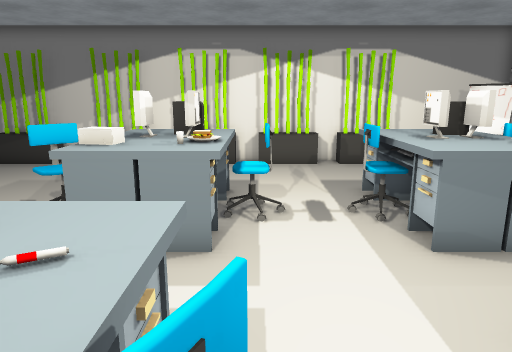
[1] (above)

16 first-person views from a walk through a 3-D level made in the Unity game engine. The camera is 1.4 m above the floor, tilts 12° down and sees 70° across. The floor is counted in squares, 0.5 m on a side. Each view is taken from the middle of a square. On the plan, view 1 faces up. The plan holds only what a view shows up to about 20 squares ahead; the rest is blank. The player is left out. Some surface patterns are stand-ins.

[2]
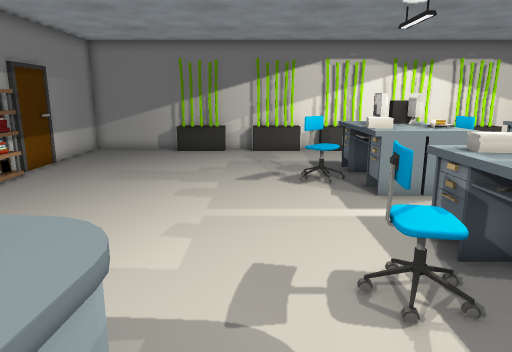

[3]
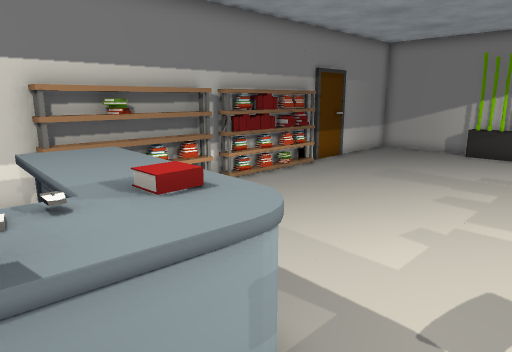

[4]
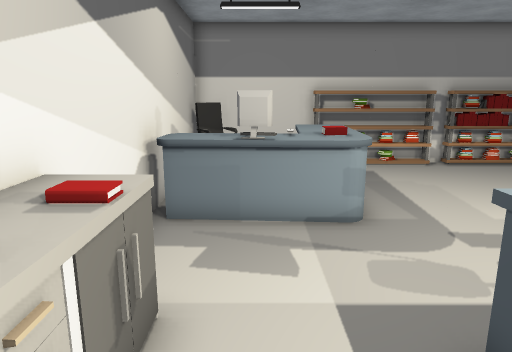

[5]
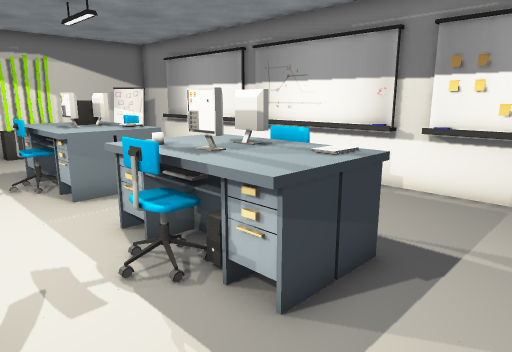

[6]
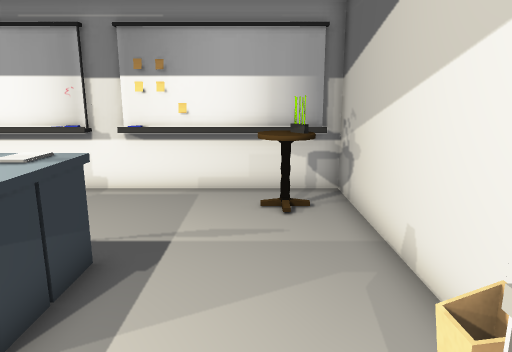

[7]
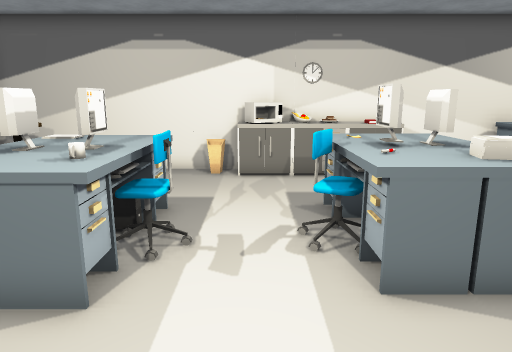

[8]
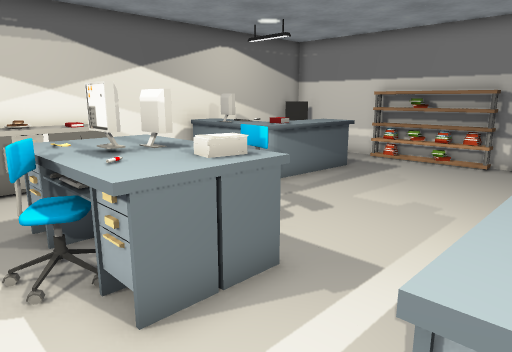

[9]
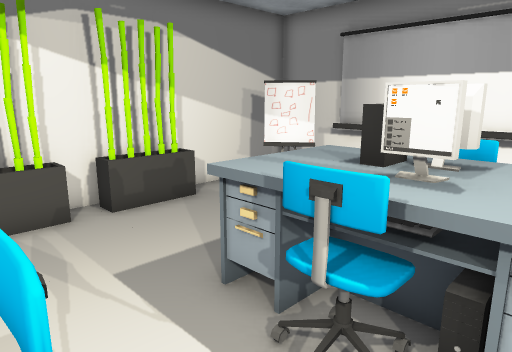

[10]
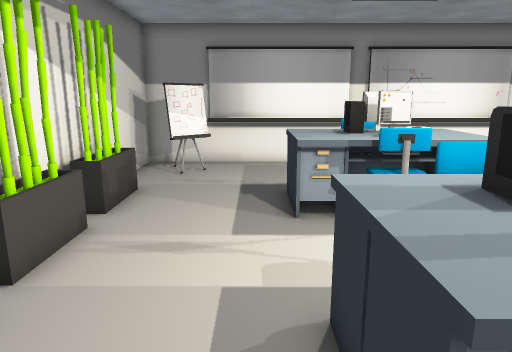

[11]
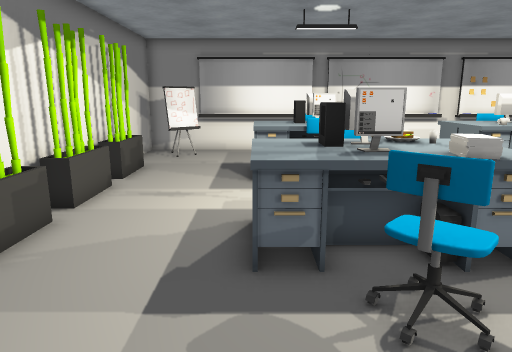

[12]
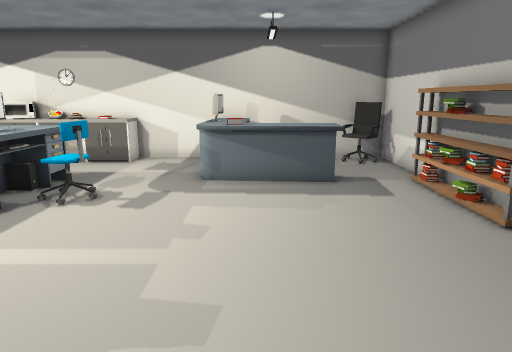

[13]
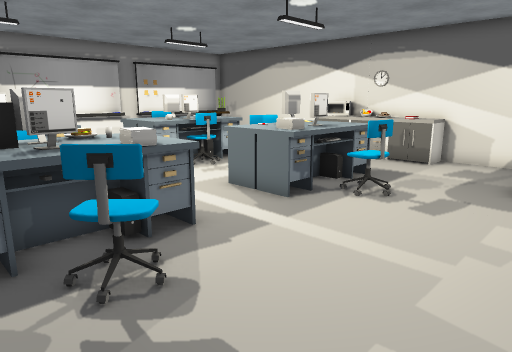

[14]
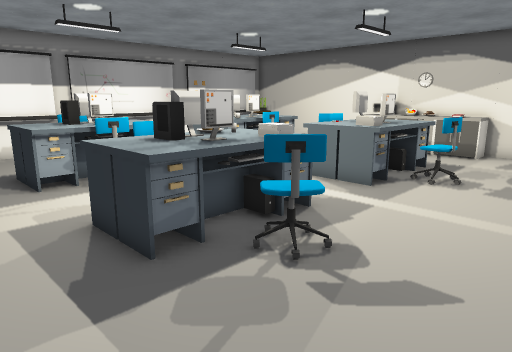

[15]
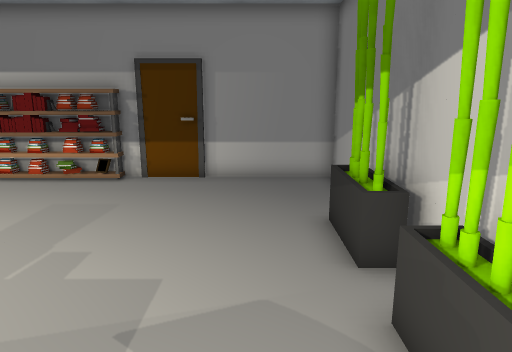

[16]
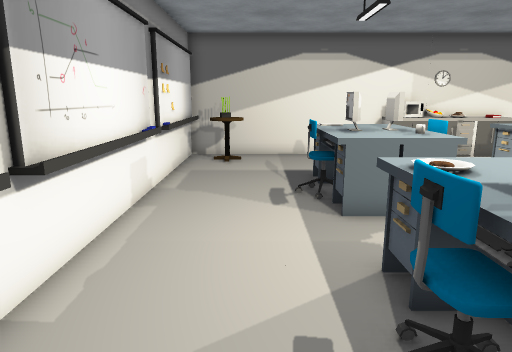

### Floor plan
Key: @ floor where view 1 was taken; # wall or solid block; x gap in a wall; . floor; = window, fence, low wall or low ledge; ^ raised ledge; E desk; C chair; M computer; B books; S shelf; N monitor; U counter; P cup; I bin; L lamp; O other object.
Columns run from 16 left of view 1 to 11 right of it. Each row starts with its distance up from view 1.
 17 ############################
 16 #....^^^.=^^=^^==^^=^#^..^^^
 15 #.......................OOO^
 14 #........................OO#
 13 #..........................#
 12 #..........................#
 11 #............^OO...^^EE....#
 10 #...........x^OO...^^EE   .#
  9 #..........C#MOCC..CMEC    #
  8 OB.........##OOOC..CMEC....#
  7 O...........#OOO...^^EE....#
  6 S.............OO.....EE....#
  5 S..........................#
  4 #..........................#
  3 OS..........EEEO...^^^^....#
  2 SS......... EEEOC..CPL^....#
  1 SS.........C#MOCC..CMMC....#
  0 SS.........C#MEO@..^^OO....O
 -1 SS..^^^^#...EEEO...^^^#....O
 -2 #..^^^^B^....E O...........O
 -3 #....^^^^..... ............#
 -4 #...   ON................OO#
 -5 ##    x^^...UBUUUUU......OO#
 -6 ###   =^^ . UBUUUU#I ... =^#
 -7  ###########################

Positions as (right, up) in squares from view 1, and headings:
1: (0, 0), facing up
2: (-7, -4), facing up
3: (-6, -4), facing up-left
4: (0, -4), facing left
5: (0, -4), facing up-right
6: (0, -4), facing right
7: (1, 8), facing down
8: (1, 7), facing down-left
9: (0, 7), facing up-right
10: (-5, 12), facing right
11: (-9, 11), facing right
12: (-10, 11), facing down
13: (-10, 11), facing down-right
14: (-9, 14), facing down-right
15: (-3, 14), facing left
16: (8, 12), facing down
